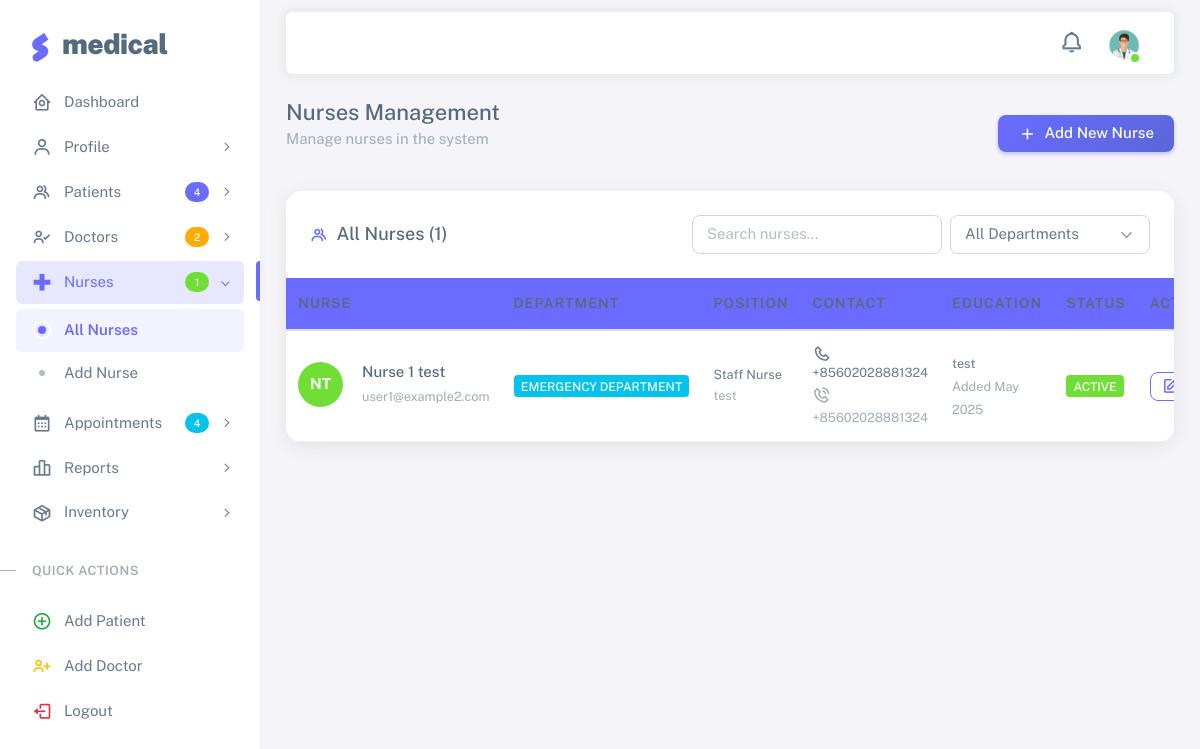
/nurses/nurses_action.php (signed in), run on the app's committed database.
### tables this page shows
CREATE TABLE `nurses` (
  `id` int NOT NULL,
  `first_name` varchar(100) NOT NULL,
  `last_name` varchar(100) NOT NULL,
  `email` varchar(150) NOT NULL,
  `phone` varchar(20) NOT NULL,
  `license_number` varchar(50) DEFAULT NULL,
  `department` varchar(100) DEFAULT NULL,
  `position` varchar(100) DEFAULT 'Staff Nurse',
  `education` varchar(200) DEFAULT NULL,
  `address` text,
  `date_of_birth` date DEFAULT NULL,
  `gender` enum('Male','Female','Other') DEFAULT NULL,
  `emergency_contact` varchar(20) DEFAULT NULL,
  `bio` text,
  `certifications` text,
  `salary` decimal(10,2) DEFAULT NULL,
  `hire_date` date DEFAULT NULL,
  `status` enum('Active','Inactive','On Leave') DEFAULT 'Active',
  `created_at` timestamp NULL DEFAULT CURRENT_TIMESTAMP,
  `updated_at` timestamp NULL DEFAULT CURRENT_TIMESTAMP ON UPDATE CURRENT_TIMESTAMP
);

### nurses/nurses_action.php (the view, shortened to what this page needs)
<?php
require_once '../includes/db.php';
$action = isset($_GET['action']) ? $_GET['action'] : 'list';
$nurses = [];
if ($action == 'list') {
    $result = $conn->query("SELECT * FROM nurses ORDER BY created_at DESC");
    $nurses = $result->fetch_all(MYSQLI_ASSOC);
}
include '../includes/header.php';
include '../includes/sidebar.php';
?>
<div class="layout-page">
    <?php include '../includes/navbar.php'; ?>
    <div class="content-wrapper">
        <div class="container-xxl flex-grow-1 container-p-y">
            <div class="row">
                <div class="col-12">
                    <div class="d-flex justify-content-between align-items-center mb-4">
                        <div>
                            <h4 class="mb-1">
                                <?php if ($action == 'add'): ?>
                                    Add New Nurse
                                <?php elseif ($action == 'edit'): ?>
                                    Edit Nurse
                                <?php else: ?>
                                    Nurses Management
                                <?php endif; ?>
                            </h4>
                            <p class="text-muted">
                                <?php if ($action == 'add'): ?>
                                    Register a new nurse in the system
                                <?php elseif ($action == 'edit'): ?>
                                    Update nurse information
                                <?php else: ?>
                                    Manage nurses in the system
                                <?php endif; ?>
                            </p>
                        </div>
                        <div>
                            <?php if ($action == 'list'): ?>
                                <a href="?action=add" class="btn btn-primary">
                                    <i class="bx bx-plus me-2"></i>Add New Nurse
                                </a>
                            <?php else: ?>
                                <a href="nurses_action.php" class="btn btn-outline-secondary">
                                    <i class="bx bx-arrow-back me-2"></i>Back to List
                                </a>
                            <?php endif; ?>
                        </div>
                    </div>
                </div>
            </div>
            <?php if ($action == 'list'): ?>
                <div class="row">
                    <div class="col-12">
                        <div class="card">
                            <div class="card-header d-flex justify-content-between align-items-center">
                                <h5 class="mb-0"><i class="bx bx-group me-2 text-primary"></i>All Nurses (<?php echo count($nurses); ?>)</h5>
                                <div class="d-flex gap-2">
                                    <input type="text" id="searchInput" class="form-control" placeholder="Search nurses..." style="width: 250px;">
                                    <select id="departmentFilter" class="form-select" style="width: 200px;">
                                        <option value="">All Departments</option>
                                    </select>
                                </div>
                            </div>
                            <div class="card-body p-0">
                                <?php if (empty($nurses)): ?>
                                    <div class="text-center py-5">
                                        <i class="bx bx-user-check display-1 text-muted"></i>
                                        <h5 class="mt-3 text-muted">No nurses found</h5>
                                        <p class="text-muted">Start by adding your first nurse</p>
                                        <a href="?action=add" class="btn btn-primary">
                                            <i class="bx bx-plus me-2"></i>Add First Nurse
                                        </a>
                                    </div>
                                <?php else: ?>
                                    <div class="table-responsive">
                                        <table class="table table-hover mb-0" id="nursesTable">
                                            <thead class="table-light">
                                                <tr>
                                                    <th>Nurse</th>
                                                    <th>Department</th>
                                                    <th>Position</th>
                                                    <th>Contact</th>
                                                    <th>Education</th>
                                                    <th>Status</th>
                                                    <th width="120">Actions</th>
                                                </tr>
                                            </thead>
                                            <tbody>
                                                <?php foreach ($nurses as $nurse): ?>
                                                <tr>
                                                    <td>
                                                        <div class="d-flex align-items-center">
                                                            <div class="avatar avatar-md me-3">
                                                                <div class="bg-success text-white rounded-circle d-flex align-items-center justify-content-center" style="width: 45px; height: 45px;">
                                                                    <span class="fw-bold"><?php echo strtoupper(substr($nurse['first_name'], 0, 1) . substr($nurse['last_name'], 0, 1)); ?></span>
                                                                </div>
                                                            </div>
                                                            <div>
                                                                <h6 class="mb-1"><?php echo htmlspecialchars($nurse['first_name'] . ' ' . $nurse['last_name']); ?></h6>
                                                                <small class="text-muted"><?php echo htmlspecialchars($nurse['email']); ?></small>
                                                            </div>
                                                        </div>
                                                    </td>
                                                    <td>
                                                        <span class="badge bg-info"><?php echo htmlspecialchars($nurse['department']); ?></span>
                                                    </td>
                                                    <td>
                                                        <small class="d-block"><?php echo htmlspecialchars($nurse['position']); ?></small>
                                                        <?php if ($nurse['education']): ?>
                                                            <small class="text-muted"><?php echo htmlspecialchars(substr($nurse['education'], 0, 30) . (strlen($nurse['education']) > 30 ? '...' : '')); ?></small>
                                                        <?php endif; ?>
                                                    </td>
                                                    <td>
                                                        <div>
                                                            <small class="d-block"><i class="bx bx-phone me-1"></i><?php echo htmlspecialchars($nurse['phone']); ?></small>
                                                            <?php if ($nurse['emergency_contact']): ?>
                                                                <small class="text-muted"><i class="bx bx-phone-call me-1"></i><?php echo htmlspecialchars($nurse['emergency_contact']); ?></small>
                                                            <?php endif; ?>
                                                        </div>
                                                    </td>
                                                    <td>
                                                        <small><?php echo $nurse['education'] ? htmlspecialchars($nurse['education']) : '-'; ?></small>
                                                        <br><small class="text-muted">Added <?php echo date('M Y', strtotime($nurse['created_at'])); ?></small>
                                                    </td>
                                                    <td>
                                                        <?php
                                                        $status_colors = [
                                                            'Active' => 'success',
                                                            'Inactive' => 'danger',
                                                            'On Leave' => 'warning'
                                                        ];
                                                        $color = $status_colors[$nurse['status']] ?? 'secondary';
                                                        ?>
                                                        <span class="badge bg-<?php echo $color; ?>"><?php echo htmlspecialchars($nurse['status']); ?></span>
                                                    </td>
                                                    <td>
                                                        <div class="btn-group" role="group">
                                                            <a href="?action=edit&id=<?php echo $nurse['id']; ?>" class="btn btn-sm btn-outline-primary" title="Edit">
                                                                <i class="bx bx-edit"></i>
                                                            </a>
                                                        </div>
                                                    </td>
                                                </tr>
                                                <?php endforeach; ?>
                                            </tbody>
                                        </table>
                                    </div>
                                <?php endif; ?>
                            </div>
                        </div>
                    </div>
                </div>
            <?php endif; ?>
        </div>
    </div>
</div>
<?php include '../includes/footer.php'; ?>

### includes/sidebar.php (style rules this page uses)
.badge { animation: pulse 2s infinite; }

### data on the page
nurses: first_name+last_name "NT", first_name+last_name "Nurse 1 test", email "user1@example2.com", department "EMERGENCY DEPARTMENT", position "Staff Nurse", education "test", phone "+85602028881324", emergency_contact "+85602028881324", created_at "May 2025", status "ACTIVE"

### other printed values
$patient_count "4"
$doctor_count "2"
$nurse_count "1"
$appointment_count "4"
count($nurses) "1"
